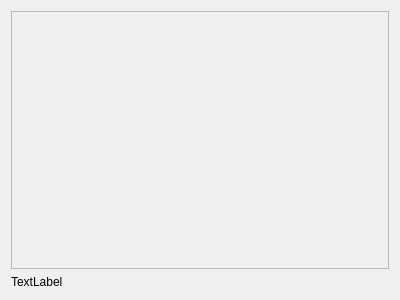
<?xml version="1.0" encoding="UTF-8"?>
<ui version="4.0">
 <class>carriermodules</class>
 <widget class="QWidget" name="carriermodules">
  <property name="geometry">
   <rect>
    <x>0</x>
    <y>0</y>
    <width>400</width>
    <height>300</height>
   </rect>
  </property>
  <property name="windowTitle">
   <string>Form</string>
  </property>
  <layout class="QVBoxLayout" name="verticalLayout">
   <item>
    <widget class="QScrollArea" name="scrollArea">
     <property name="widgetResizable">
      <bool>true</bool>
     </property>
     <widget class="QWidget" name="scrollAreaWidgetContents">
      <property name="geometry">
       <rect>
        <x>0</x>
        <y>0</y>
        <width>384</width>
        <height>261</height>
       </rect>
      </property>
     </widget>
    </widget>
   </item>
   <item>
    <widget class="QLabel" name="label">
     <property name="text">
      <string>TextLabel</string>
     </property>
    </widget>
   </item>
  </layout>
 </widget>
 <resources/>
 <connections/>
</ui>
